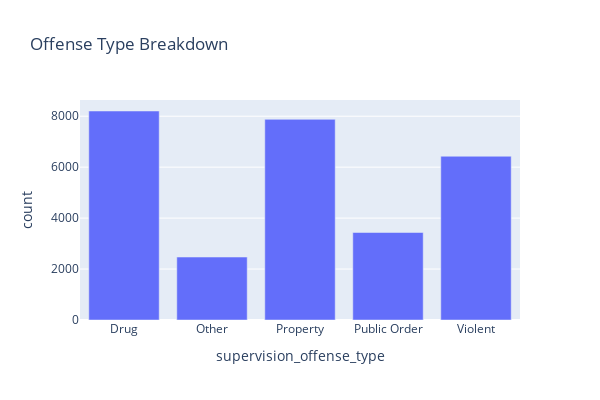

The notebook cell this image was saved under:
### Code cell
type_grouped = iowa_df.groupby("supervision_offense_type").size().to_frame().rename(columns={0:"count"}).reset_index() #.sort_values("count", ascending=False)
#Create a bar chart showing the counts or proportions of each sex category.
bar_type = px.bar(type_grouped, x="supervision_offense_type", y="count", title="Offense Type Breakdown", labels ='offense type', width=600, height=400)
bar_type.show()

### Figure 1 — Plotly figure (JSON) as saved in the notebook; plotly's stock layout.template omitted (floating-point values rounded to 4 significant figures)
{"data": [{"alignmentgroup": "True", "hovertemplate": "supervision_offense_type=%{x}<br>count=%{y}<extra></extra>", "legendgroup": "", "marker": {"color": "#636efa", "pattern": {"shape": ""}}, "name": "", "offsetgroup": "", "orientation": "v", "showlegend": false, "textposition": "auto", "type": "bar", "x": ["Drug", "Other", "Property", "Public Order", "Violent"], "xaxis": "x", "y": [8205, 2471, 7877, 3435, 6428], "yaxis": "y"}], "layout": {"barmode": "relative", "height": 400, "legend": {"tracegroupgap": 0}, "title": {"text": "Offense Type Breakdown"}, "width": 600, "xaxis": {"anchor": "y", "domain": [0, 1], "title": {"text": "supervision_offense_type"}}, "yaxis": {"anchor": "x", "domain": [0, 1], "title": {"text": "count"}}}}
